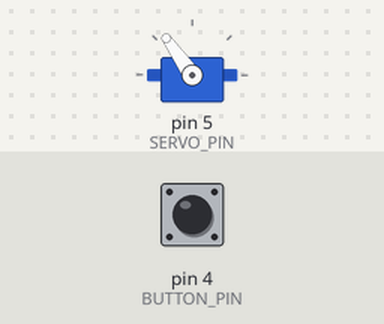
A sketch run on a simulated Arduino Uno, built with avr-gcc and run on an emulated ATmega328P. Shown: servo. Inputs (shaded band) come from the test bench; at power-on: pin 4 (BUTTON_PIN) HIGH.

Above: at 1.2 s.
1.3 s: pin 4 (BUTTON_PIN) pulled LOW for 0.15 s
At 4.1 s:
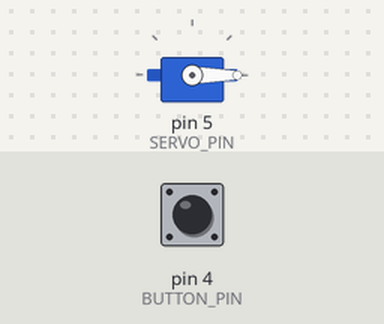
4.3 s: pin 4 (BUTTON_PIN) pulled LOW for 1 s
At 4.8 s:
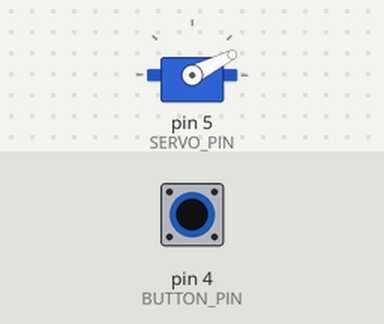
7.6 s: pin 4 (BUTTON_PIN) pulled LOW for 3.2 s
At 8.12 s:
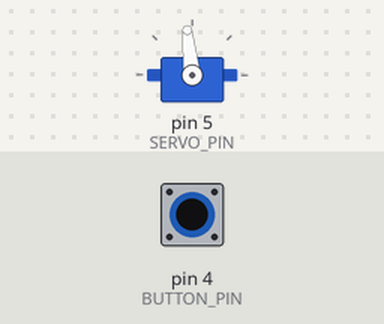
Timing chart, 0 to 11.1 s (numbered marks = the images above; inputs shaded):
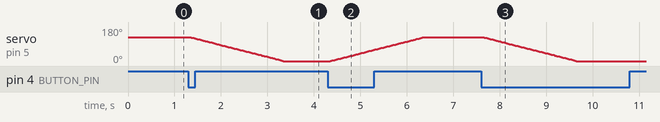

The sketch:

HDD_box.ino
```cpp
#include <Servo.h>

#define OPEN_POSITION 0             // Define open position angle for servo
#define CLOSED_POSITION 125          // Define closed position angle for servo
#define BUTTON_PIN 4                // Digital pin connected to push button
#define SERVO_PIN 5                 // PWM pin connected to servo
#define STEP_DELAY 15               // Delay between steps in milliseconds for smooth movement

Servo doorServo;
bool doorOpen = false;              // Track the current state of the door (closed initially)
unsigned long lastDebounceTime = 0;
const unsigned long debounceDelay = 50;  // Debounce delay in milliseconds
int lastButtonState = LOW;          // Previous state of button
int currentButtonState = LOW;       // Current state of button

// Variables for non-blocking smooth movement
int targetPosition = CLOSED_POSITION; // Target position of the servo
int currentPosition = CLOSED_POSITION; // Current position of the servo
unsigned long lastMoveTime = 0;        // Last time the servo position was updated

void setup() {
  pinMode(BUTTON_PIN, INPUT_PULLUP);   // Use internal pull-up resistor
  doorServo.attach(SERVO_PIN);
  doorServo.write(CLOSED_POSITION);    // Start with the door closed
}

void loop() {
  int reading = digitalRead(BUTTON_PIN); // Read the state of the button

  // Check if the button state has changed
  if (reading != lastButtonState) {
    lastDebounceTime = millis();  // Reset debounce timer
  }

  // Debounce: Check if enough time has passed and the button state is stable
  if ((millis() - lastDebounceTime) > debounceDelay) {
    // Toggle state only if button is pressed (LOW) and it's a new press
    if (reading == LOW && currentButtonState == HIGH) {
      doorOpen = !doorOpen;                    // Toggle door state
      targetPosition = doorOpen ? OPEN_POSITION : CLOSED_POSITION; // Set new target
    }
    currentButtonState = reading;  // Update current state
  }

  lastButtonState = reading; // Save the last state for next loop

  // Smooth movement: Update position gradually toward the target
  if (millis() - lastMoveTime > STEP_DELAY) {
    lastMoveTime = millis(); // Update last move time

    if (currentPosition < targetPosition) {
      currentPosition++;       // Move one step toward the open position
    } else if (currentPosition > targetPosition) {
      currentPosition--;       // Move one step toward the closed position
    }

    doorServo.write(currentPosition);  // Update the servo to the new position
  }
}
```

Measured:
- after the input at 1.3 s, servo on pin 5 (SERVO_PIN): moves from 125° to 0° over 2.0 s, starting after 0.06 s
- after the input at 4.3 s, servo on pin 5 (SERVO_PIN): moves from 0° to 125° over 2.0 s, starting after 0.05 s
- after the input at 7.6 s, servo on pin 5 (SERVO_PIN): moves from 125° to 0° over 2.0 s, starting after 0.06 s
